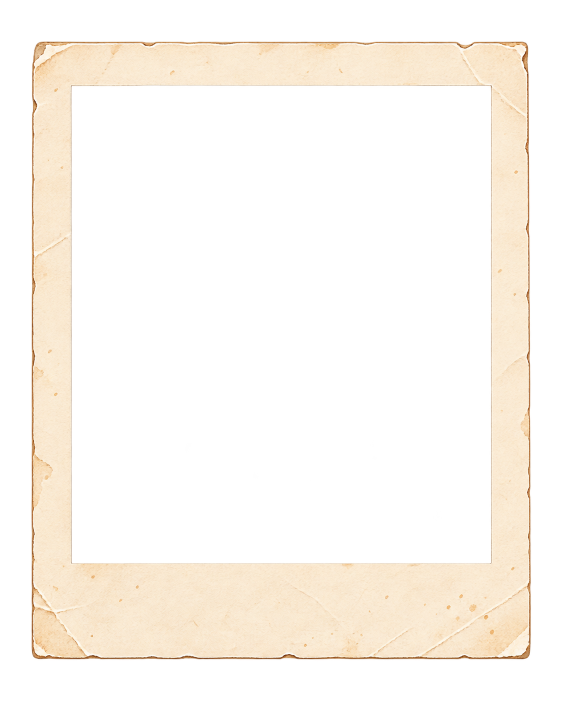
#> input picture games/xiaoyu-cocos/docs/design/approved-reference/photo_wall/sources/photo_wall_paper_frame_source.png, 1122 x 1402 px (shown at 1/2 size); the run also reads 1 picture not shown here
$ python prepare_assets.py
#> lines starting #> are read from the running program, lines starting #| are printed output that depends on the picture
#!/usr/bin/env python3
"""Deterministic runtime packing only; all painted content comes from imagegen."""
from pathlib import Path
import hashlib
import json
import shutil
from PIL import Image, __version__ as pillow_version

HERE = Path(__file__).resolve().parent
ROOT = HERE.parent.parent
OUT = ROOT / "games/travel_woodfish/project/photo/assets"
OUT.mkdir(parents=True, exist_ok=True)

def facts(path):
    im = Image.open(path).convert("RGBA")
    histogram = im.getchannel("A").histogram()
    return {
        "path": str(path.relative_to(ROOT)),
        "sha256": hashlib.sha256(path.read_bytes()).hexdigest(),
        "bytes": path.stat().st_size,
        "size_px": list(im.size),
        "rgba8_sha256": hashlib.sha256(im.tobytes()).hexdigest(),
        "decoded_rgba8_bytes": im.width * im.height * 4,
        "alpha": {"zero_pixels": histogram[0], "partial_pixels": sum(histogram[1:255]), "opaque_pixels": histogram[255]},
    }

plate = HERE / "sources/photo_wall_neutral_plate_source.png"
runtime_plate = OUT / "photo_wall_neutral_plate_v1.png"
shutil.copyfile(plate, runtime_plate)

atlas = Image.new("RGBA", (768, 544), (0, 0, 0, 0))
#> atlas: PIL image 768x544 RGBA; every value is 0
specs = [
    {
        "name": "paper_frame",
        "source": "sources/photo_wall_paper_frame_source.png",
        "crop_xyxy": [40, 64, 1080, 1344],
        "atlas_rect_xywh": [16, 16, 416, 512],
        "display_max_at_dpr2": [208, 256],
        "photo_underlay_rect_local_xywh": [39, 42, 340, 386],
        "stamp_area_local_xywh": [64, 438, 288, 52],
        "note": "Outside and inner aperture use generated real alpha. Draw photo under the aperture; the bottom border remains blank for runtime stamps. No runtime curl, shadow, stamp, or text is painted here.",
    },
    {
        "name": "wooden_selector_clip",
        "source": "sources/photo_wall_wooden_clip_source.png",
        "crop_xyxy": [72, 52, 1408, 1054],
        "atlas_rect_xywh": [464, 16, 288, 216],
        "display_max_at_dpr2": [144, 108],
        "note": "One complete wooden spring clothespin, diagonal lower-left to upper-right. No tag, string, text, floor or cast shadow. Draw the two Home slot labels separately.",
    },
]
for spec in specs:
    source = HERE / spec["source"]
    im = Image.open(source).convert("RGBA").crop(spec["crop_xyxy"])
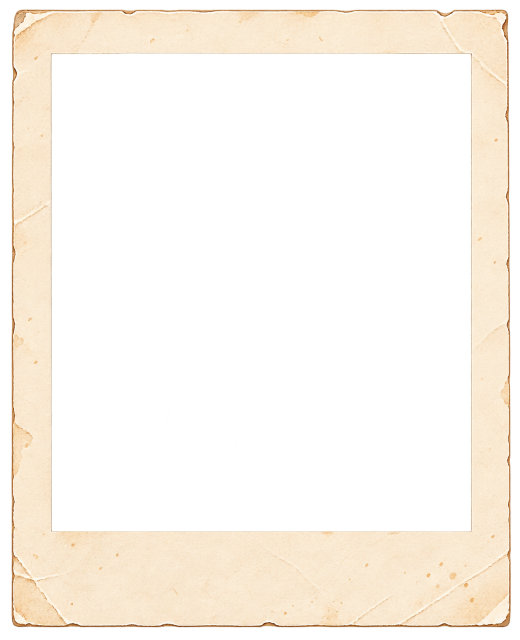
#> im: PIL image 1040x1280 RGBA (shown at 1/2 size); mean R, G, B, A 84.8, 78.2, 69.1, 80.7; transparent parts drawn white
    x, y, w, h = spec["atlas_rect_xywh"]
    im = im.resize((w, h), Image.Resampling.LANCZOS)
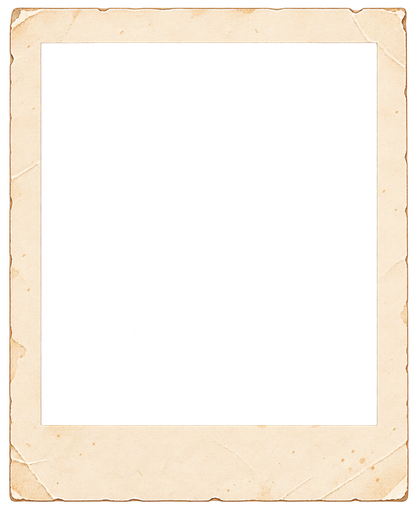
#> im: PIL image 416x512 RGBA; mean R, G, B, A 83.8, 76.6, 67.4, 80.7; transparent parts drawn white
    atlas.paste(im, (x, y))  # Copy RGBA verbatim; no alpha-composite over a matte.
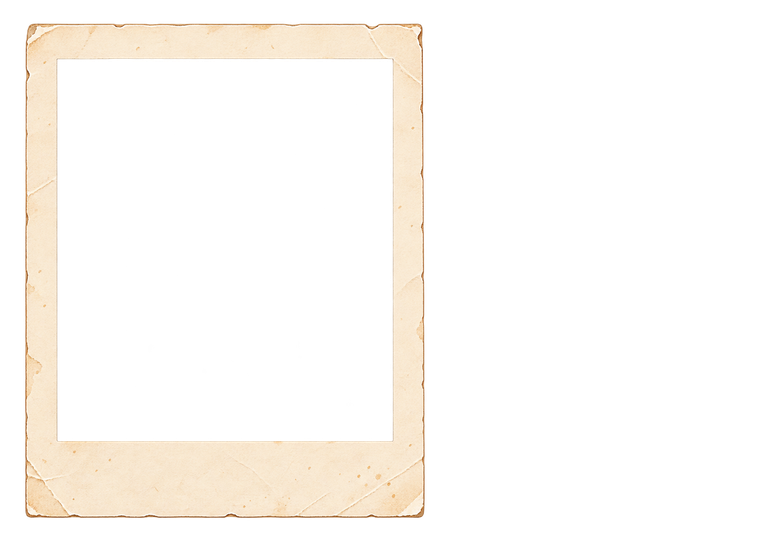
#> atlas: PIL image 768x544 RGBA; mean R, G, B, A 42.7, 39, 34.4, 41.2; transparent parts drawn white
    spec["source_sha256"] = hashlib.sha256(source.read_bytes()).hexdigest()
    spec["resampling"] = "Pillow LANCZOS, straight RGBA result, no background matte or alpha threshold"
    spec["packed_region_rgba8_sha256"] = hashlib.sha256(im.tobytes()).hexdigest()
#> pass 2 of the loop `for spec in specs:`:
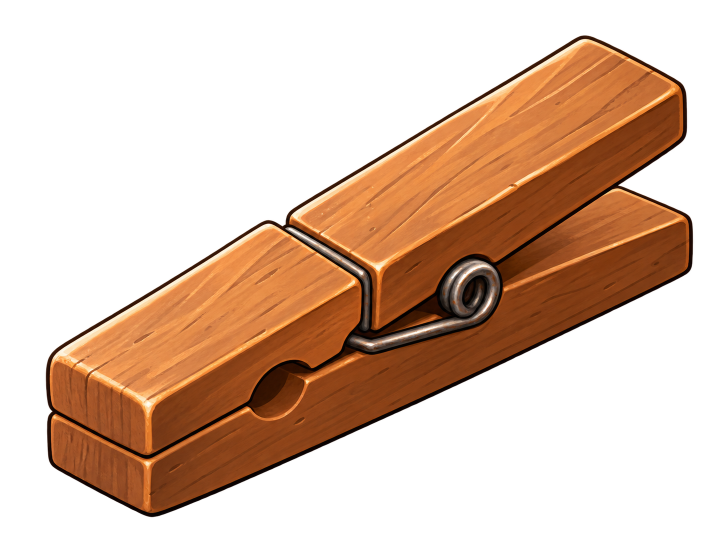
#> input picture games/xiaoyu-cocos/docs/design/approved-reference/photo_wall/sources/photo_wall_wooden_clip_source.png, 1448 x 1086 px (shown at 1/2 size)
#> `im = Image.open(source).convert("RGBA").crop(spec["crop_xyxy"])`:
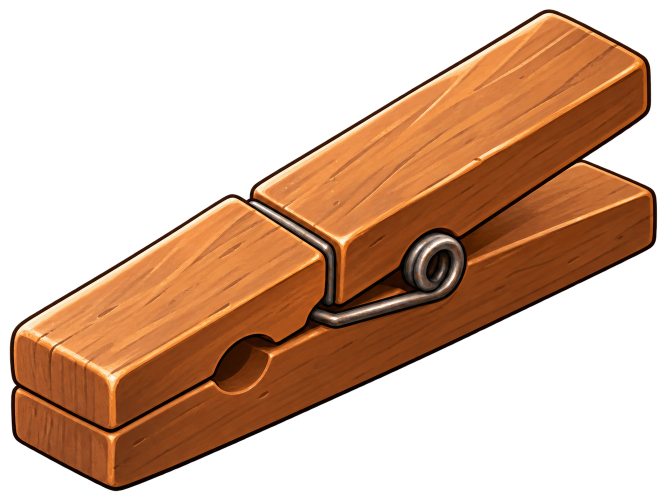
#> im: PIL image 1336x1002 RGBA (shown at 1/2 size); mean R, G, B, A 76, 42.9, 21.1, 116.1; transparent parts drawn white
#> x = 464; y = 16; w = 288; h = 216
#> `atlas.paste(im, (x, y))`:
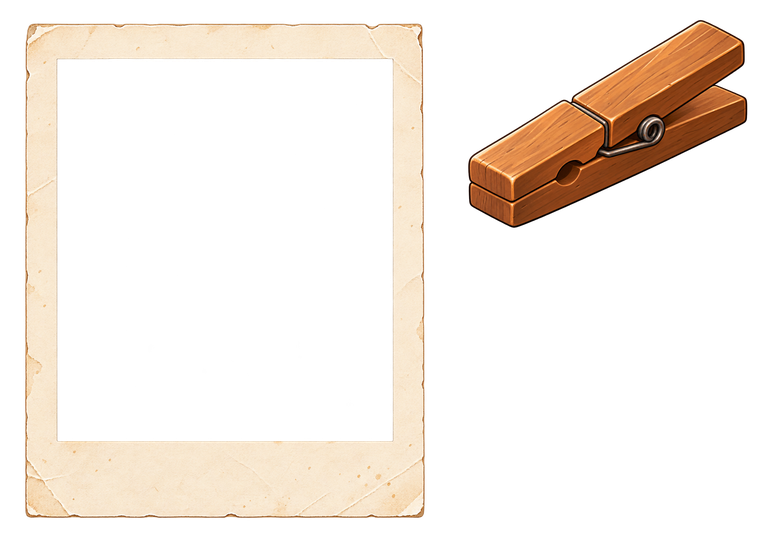
#> atlas: PIL image 768x544 RGBA; mean R, G, B, A 54, 45.4, 37.5, 58.5; transparent parts drawn white

runtime_atlas = OUT / "photo_wall_material_atlas_v1.png"
atlas.save(runtime_atlas, optimize=True)
manifest = {
    "schema": 1,
    "created_utc_date": "2026-10-06",
    "tool": "built-in image_gen.imagegen",
    "pillow_version_for_deterministic_packing": pillow_version,
    "prompt_file": "design/photo_wall/generation_prompts.json",
    "source_reference_role": "Approved static design used for composition and painted material style. Generated assets are reference-edited candidates, not a claim of original pixel extraction or complete runtime implementation.",
    "reference_files": [facts(HERE / "approved_single_page_neutral_reference.png"), facts(HERE / "approved_interactions_reference.png")],
    "source_files": [facts(plate), facts(HERE / "sources/photo_wall_wooden_clip_source.png"), facts(HERE / "sources/photo_wall_paper_frame_source.png")],
    "runtime_files": [facts(runtime_plate), facts(runtime_atlas)],
    "atlas_entries": specs,
    "base_plate": {
        "transformation": "Byte-identical PNG copy, no resize or recompression.",
        "canvas_display_reference": [720, 1280],
        "native_dpr2_display": [470.5, 836],
        "note": "At 720x1280 logical canvas this is 1.307 image pixels per logical pixel; the base alone does not establish full-canvas DPR2. It supports DPR2 up to approximately 470 logical pixels wide without upscaling.",
        "composition_720x1280": {"mat_center_approx": [214, 943], "floor_top_approx_y": 891, "fish_center_integration_suggestion": [205, 880]},
        "contents": "Warm plaster, white-flowered green vines, low wooden trim, wooden plank floor, one empty braided straw mat. No window, photograph, photo rope, clip, typography, plaque, character or paper stack.",
        "lighting": "Soft neutral warm material appearance. No directional light beam or hard sun shaft. Restrained intrinsic ambient/material shading remains; runtime directional lighting and shadows belong to the integrator.",
    },
    "package_intent": "photo_visual; integrator must assign to the actual delayed photo pack and ensure Home first load does not depend on this namespace.",
    "budget": {
        "runtime_png_count": 2,
        "decoded_rgba8_base_bytes": sum(facts(p)["decoded_rgba8_bytes"] for p in [runtime_plate, runtime_atlas]),
        "mipmaps_requested": False,
        "mipmap_bytes": 0,
        "admission_bytes_with_64k_each": sum(facts(p)["decoded_rgba8_bytes"] + 65536 for p in [runtime_plate, runtime_atlas]),
        "browser_heap_gpu_memory_measured": False,
    },
    "visual_inspection": {
        "date_utc": "2026-10-06",
        "references_viewed": True,
        "all_generated_sources_viewed": True,
        "packed_atlas_viewed": facts(runtime_atlas)["sha256"] == "4fac694bdcd65c9554fe48bed927dae9dc3b005b2f517de7c50c6ae9b2154b86",
        "packed_atlas_viewed_sha256": "4fac694bdcd65c9554fe48bed927dae9dc3b005b2f517de7c50c6ae9b2154b86",
        "packed_atlas_inspection": "Viewed after assembly with view_image. Frame aperture and empty atlas space are truly alpha=0; sample wooden clip interior alpha=253. No matte was introduced. Atlas-region RGBA hashes match the independently resized input regions.",
        "finding": "Generated plate removes baked UI, photo content and fish while preserving the approved vine/white-flower/plaster/floor/mat composition. Clip is complete with wood and metal spring. Paper frame has a transparent aperture and no text or content.",
    },
    "official_godot_4_5_2_lossless_import": {
        "status": "pending_integrator_verification",
        "required": "Import both runtime PNGs with pinned official engine, mipmaps disabled, no size limit; compare decoded RGBA8 base with runtime_files rgba8_sha256. This asset preparation does not claim importer, rendered game or dynamic light acceptance.",
    },
}
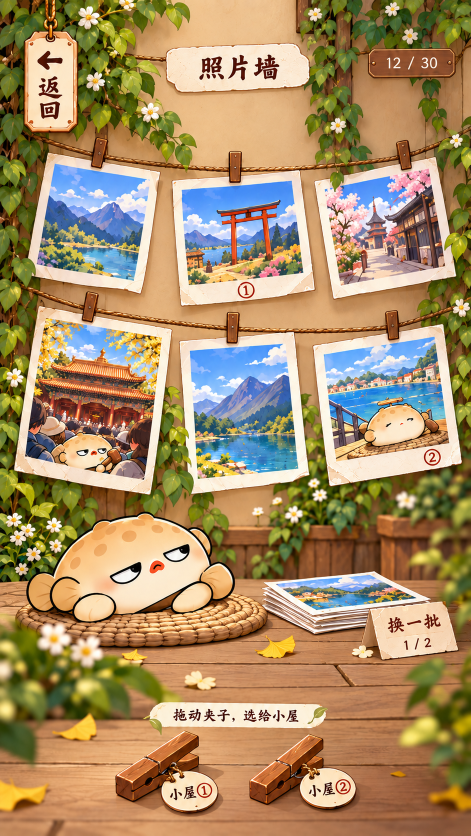
#> input picture games/xiaoyu-cocos/docs/design/approved-reference/photo_wall/approved_single_page_neutral_reference.png, 941 x 1671 px (shown at 1/2 size)
#> in facts, `histogram = im.getchannel("A").histogram()`: histogram = 256 values from 0 to 1572411
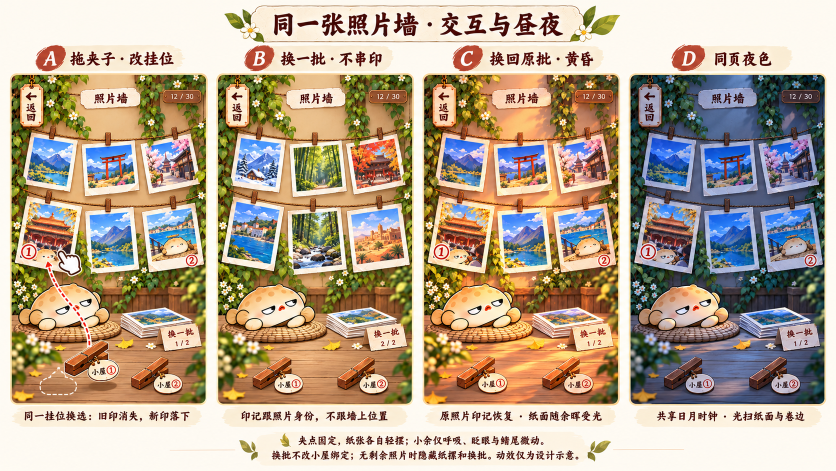
#> input picture games/xiaoyu-cocos/docs/design/approved-reference/photo_wall/approved_interactions_reference.png, 1672 x 941 px (shown at 1/2 size)
#> in facts (call 2), `histogram = im.getchannel("A").histogram()`: histogram = 256 values from 0 to 1573352
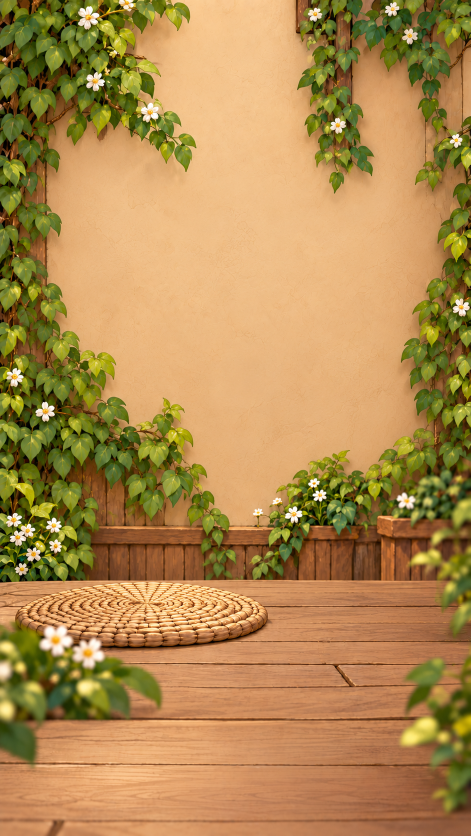
#> input picture games/xiaoyu-cocos/docs/design/approved-reference/photo_wall/sources/photo_wall_neutral_plate_source.png, 941 x 1672 px (shown at 1/2 size)
#> in facts, im is the input picture: PIL image 1448x1086 RGBA; mean R, G, B, A 64.7, 36.5, 18, 98.9
#> in facts, im is the input picture: PIL image 1122x1402 RGBA; mean R, G, B, A 71.8, 66.2, 58.5, 68.3
#> (the run stopped early here; a loop or call above may not have finished)
